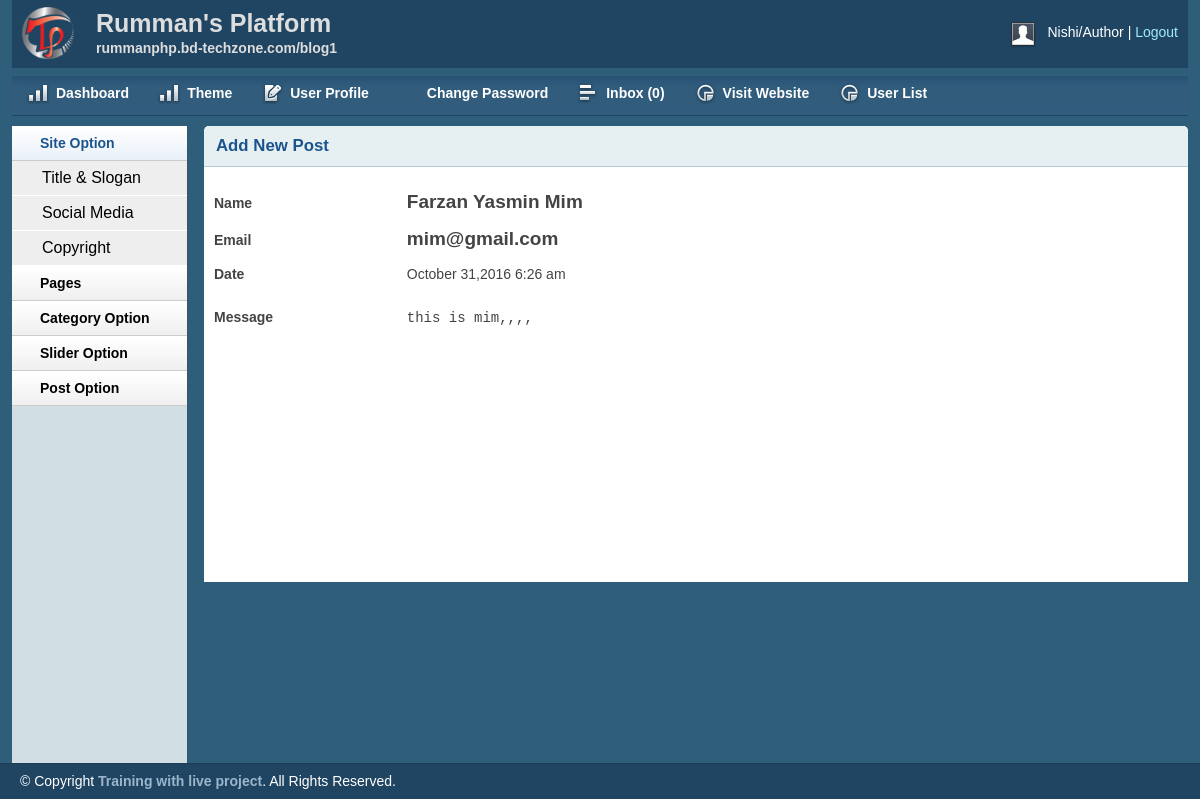
The app's page /admin/viewsms.php?viewmsg=5 (signed in) with its own data.
### tables this page shows
CREATE TABLE `forcontact` (
  `id` int(11) NOT NULL,
  `firstname` varchar(255) NOT NULL,
  `lastname` varchar(255) NOT NULL,
  `email` varchar(255) NOT NULL,
  `body` text NOT NULL,
  `status` int(255) NOT NULL DEFAULT '0',
  `date` timestamp NOT NULL DEFAULT CURRENT_TIMESTAMP,
  `notification` int(11) NOT NULL DEFAULT '0'
);

### lib/Database.php (called while the page is built, shortened)
<?php
Class Database{
	public $host   = DB_HOST;
	public $user   = DB_USER;
	public $pass   = DB_PASS;
	public $dbname = DB_NAME;
	public $link;
	private function connectDB(){
	$this->link = new mysqli($this->host, $this->user, $this->pass, $this->dbname);
 }
	public function select($query){
		$result = $this->link->query($query) or die($this->link->error.__LINE__);
		if($result->num_rows > 0){
			return $result;
		} else {
			return false;
		}
	}
}

### helpers/Format.php (called while the page is built, shortened)
<?php
class Format
{
	public function DateFormat($date)
	{
         return date("F j,Y  g:i a",strtotime($date));
	}
}
?>

### admin/viewsms.php (the view, shortened to what this page needs)
<?php include 'inc/adminheader.php'; ?>
<?php include 'inc/adminsidebar.php'; ?>
<?php
  if(!isset($_GET['viewmsg']) && $_GET['viewmsg']==NULL){
    header("Location:inbox.php");
  }else{
     $viewmsg = $_GET['viewmsg'];
  }
?>
            <div class="box round first grid">
                <h2>Add New Post</h2>
                <div class="block">
   <?php
            $query= "select * from forcontact where id=$viewmsg";
            $result = $db->select($query);
            if($result){
             while ($value = $result->fetch_assoc()) {
 ?>
                 <form action="" method="post" >
                    <table class="form">
                        <tr>
                            <td>
                                <label>Name</label>
                            </td>
                            <td>
                             <h4><?php echo $value['firstname']." ".$value['lastname'];?></h4>
                            </td>
                        </tr>
                        <tr>
                            <td>
                                <label>Email</label>
                            </td>
                            <td>
                              <h4><?php echo $value['email'];?></h4>
                            </td>
                        </tr>
                         <tr>
                            <td>
                                <label>Date</label>
                            </td>
                            <td>
                             <p><?php echo $fm->DateFormat($value['date']);?></p>
                            </td>
                        </tr>
                        <tr style="margin-right:20px;">
                            <td width:20%;>
                                <label>Message</label>
                            </td>
                            <td style="text-align:justify;width:80%;">
                             <pre><?php echo $value['body'];?></pre>
                            </td>
                        </tr>
                    </table>
                    </form>
                    <?php } } ?>
                </div>
            </div>
<?php include 'inc/adminfooter.php'; ?>

### admin/css/layout.css (style rules this page uses)
body { background: #fff none repeat scroll 0 0; color: #444; font-size: 14px; padding: 0; }
h1, h2, h3, h4, h5, h6 { line-height:1.2em; margin-bottom:.3em; }
h2 { margin-top:1em; }
.box { background:#fff; margin-bottom:20px; padding:10px 10px 10px 10px; margin-left:-8px; }
.box.grid { padding-bottom:40px; }
.box.round { -moz-border-radius: 5px 5px 0px 0px; -webkit-border-radius: 5px 5px 0px 0px; border-radius: 5px 5px 0px 0px; }
.box h2 { font-size:1.2em; font-weight:bold; color:#1B548D; background:#E6F0F3; margin:-10px -10px 0 -10px; padding:10px 12px; border-bottom:1px solid #B3CBD6; -moz-border-radius: 5px 5px 0px 0px; -webkit-border-radius: 5px 5px 0px 0px; border-radius: 5px 5px 0px 0px; }
.box.first { min-height: 406px; }
.block { padding-top:20px; }
p { margin-bottom:1em; }
table.form { width:100%; }
table.form td { padding:4px 0px; }
table.form label { font-weight:bold; }
.block { padding-bottom:1px; }

### records on screen
forcontact: firstname "Farzan Yasmin", lastname "Mim", email "mim@gmail.com", date "October 31,2016 6:26 am", body "this is mim,,,,"

### other values on screen
Session::get('username') "Nishi"
